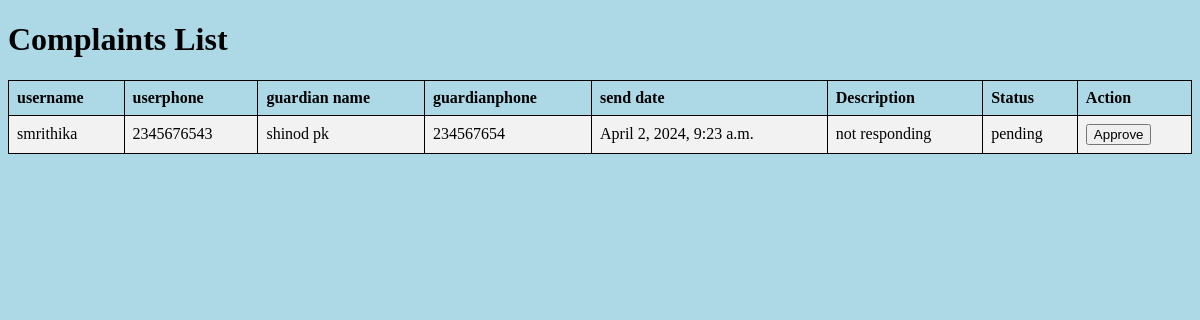
Page /complaintlist/2 (signed in) on the earlier database version.
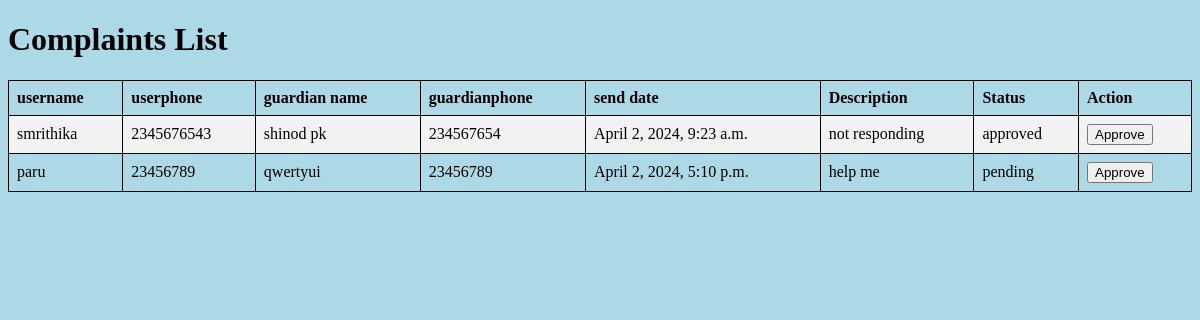
Same page on the later database version.
### app/models.py (models this page shows, shortened)
class Complaint(models.Model):
    complainant = models.ForeignKey(User, on_delete=models.CASCADE)
    description = models.TextField()
    date_time = models.DateTimeField(auto_now_add=True)
    status_option={
        ("pending","pending"),
        ("approved","approved")
    }
    status=models.CharField(max_length=200,choices=status_option,default="pending")

class User(AbstractUser):
    ROLE_CHOICES = [
        ("admin","Admin"),
        ("user", "User"),
        ("police","police")
    ]
    role = models.CharField(max_length=200, choices=ROLE_CHOICES, default="user")

class UserProfile(models.Model):
    user = models.OneToOneField(User, on_delete=models.CASCADE, related_name="user_profile")
    address = models.CharField(max_length=200, null=True)
    phone = models.CharField(max_length=20, null=True)
    dob = models.DateField(null=True)
    location = models.CharField(max_length=200, null=True)
    profile_image = models.ImageField(upload_to='images/profile', blank=True, null=True)
    guardian_name = models.CharField(max_length=200, null=True)
    guardian_phone = models.CharField(max_length=20, null=True)
    guardian_email = models.EmailField(max_length=30,null=True)

### app/views.py (the view)
# urls.py: path("complaintlist/<int:pk>",ComplaintListView.as_view(),name="complaintlist"),
@method_decorator(decs,name="dispatch")
class ComplaintListView(ListView):
    model = Complaint
    template_name = 'police_compalint_list.html'
    context_object_name = 'complaints'

### app/decorator.py (called while the page is built)
def login_required(fn):
    def wrapper(request,*args,**kwargs):
        if not request.user.is_authenticated:
            messages.error(request,"invalid session")
            return redirect("signin")
        else:
            return fn(request,*args,**kwargs)
    return wrapper

### app/templates/police_compalint_list.html (shortened to what this page needs)
<!DOCTYPE html>
<html lang="en">
<head>
</head>
<body style="background-color:lightblue;">
    <h1>Complaints List</h1>
    <div class="container mb-5">
        <div class="row d-flex justify-content-evenly">
            <div class="col-12 border">
                <table>
                    <tr>
                        <th>username</th>
                        <th>userphone</th>
                        <th>guardian name</th>
                        <th>guardianphone</th>
                        <th>send date</th>
                        <th>Description</th>
                        <th>Status</th>
                        <th>Action</th>
                    </tr>
                    {% for complaint in complaints %}
                    <tr>
                        <td>{{ complaint.complainant }}</td>
                        <td>{{ complaint.complainant.user_profile.phone }}</td>
                        <td>{{ complaint.complainant.user_profile.guardian_name }}</td>
                        <td>{{ complaint.complainant.user_profile.guardian_phone}}</td>
                        <td>{{ complaint.date_time}}</td>
                        <td>{{ complaint.description }}</td>
                        <td>{{ complaint.status }}</td>
                        <td>
                            <form method="post" action="{% url 'approve_complaint' complaint.id %}">
                                <button type="submit">Approve</button>
                            </form>
                        </td>
                    </tr>
                    {% endfor %}
                </table>
            </div>
        </div>
    </div>
</body>
</html>

Differences in the rows shown:
changed Complaint "not responding": status "pending" → "approved"
added Complaint: complainant "paru", complainant.user_profile.phone "23456789", complainant.user_profile.guardian_name "qwertyui", complainant.user_profile.guardian_phone "23456789", date_time "April 2, 2024, 5:10 p.m.", description "help me", status "pending"
